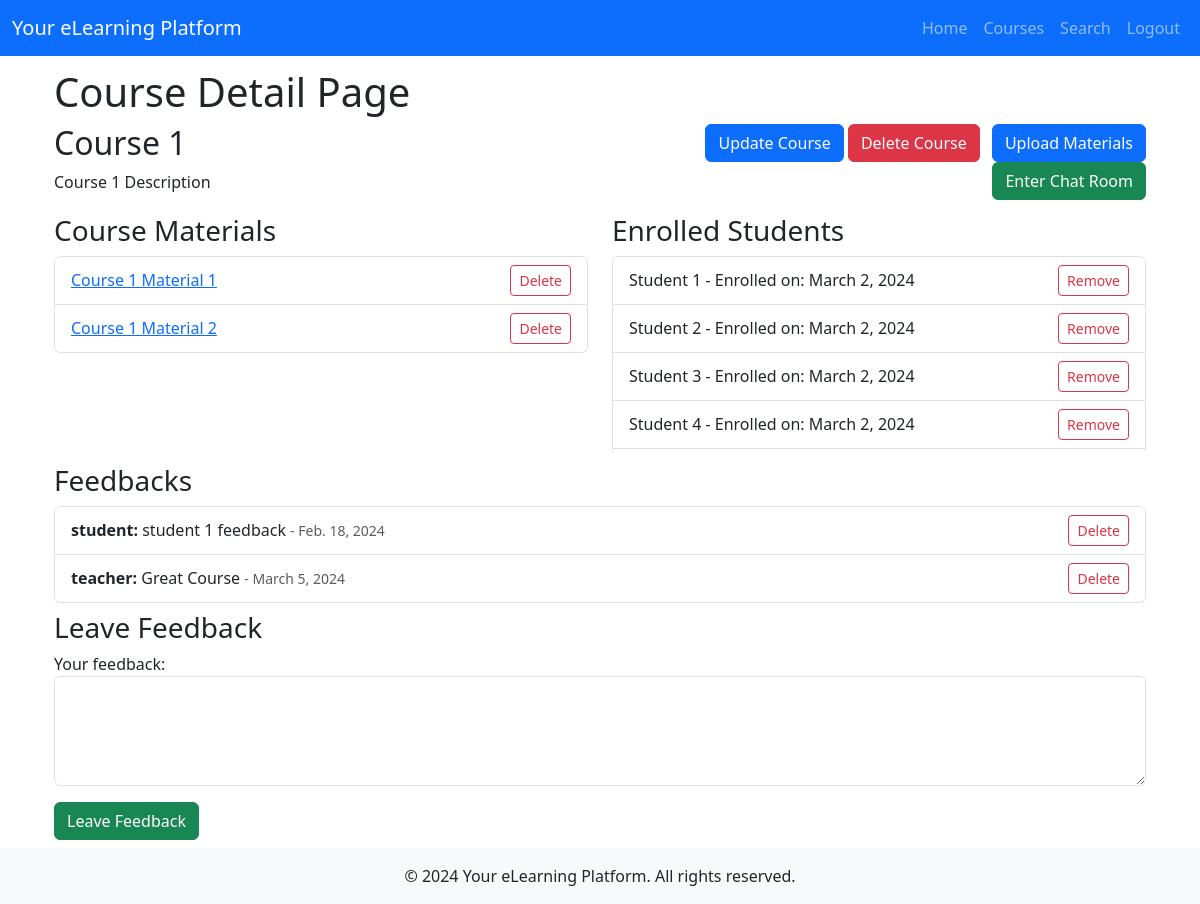
The app's page /courses/1/ (signed in) with its own data.
### eLearningApp/models.py (models this page shows, shortened)
class Course(models.Model):
    title = models.CharField(max_length=200)
    description = models.TextField()
    instructor = models.ForeignKey(
        settings.AUTH_USER_MODEL, on_delete=models.CASCADE, related_name='courses'
    )
    class Meta:
        permissions = [
            ("can_create_course", "Can create course"),
        ]

class CourseMaterial(models.Model):
    course = models.ForeignKey(Course, related_name='materials', on_delete=models.CASCADE)
    file = models.FileField(upload_to='course_materials/')
    name = models.CharField(max_length=255)

class Enrollment(models.Model):
    student = models.ForeignKey(CustomUser, on_delete=models.CASCADE, related_name='enrollments')
    course = models.ForeignKey(Course, on_delete=models.CASCADE, related_name='enrollments')
    date_enrolled = models.DateTimeField(auto_now_add=True)
    class Meta:
        unique_together = ('student', 'course')

class CustomUser(AbstractUser, PermissionsMixin):
    STUDENT = 'student'
    TEACHER = 'teacher'
    ROLE_CHOICES = [
        (STUDENT, _('Student')),
        (TEACHER, _('Teacher')),
    ]
    username = models.CharField(max_length=150, unique=True)
    email = models.EmailField(_('email address'), unique=True)
    full_name = models.CharField(max_length=150, default='Please Update')
    role = models.CharField(
        _('Role'),
        max_length=20,
        choices=ROLE_CHOICES,
        default=STUDENT,
    )
    photo = models.ImageField(upload_to='profile_photos/', null=True, blank=True)
    is_active = models.BooleanField(default=True)
    is_staff = models.BooleanField(default=False)
    objects = CustomUserManager()
    EMAIL_FIELD = 'email'
    USERNAME_FIELD = 'username'
    REQUIRED_FIELDS = ['email']
    groups = models.ManyToManyField(
        Group,
        verbose_name=_('groups'),
        blank=True,
        help_text=_('The groups this user belongs to.'),
        related_name="elearning_users",
        related_query_name="elearning_user",
    )
    user_permissions = models.ManyToManyField(
        Permission,
        verbose_name=_('user permissions'),
        blank=True,
        help_text=_('Specific permissions for this user.'),
        related_name="elearning_user_permissions",
        related_query_name="elearning_user_permission",
    )

class Feedback(models.Model):
    course = models.ForeignKey(Course, on_delete=models.CASCADE, related_name="feedbacks")
    student = models.ForeignKey(settings.AUTH_USER_MODEL, on_delete=models.CASCADE)
    text = models.TextField()
    created_at = models.DateTimeField(auto_now_add=True)

### eLearningApp/views.py (the view, shortened to what this page needs)
# urls.py: path('courses/<int:course_id>/', views.course_detail, name='course_detail'),
@login_required
def course_detail(request, course_id):
    course = get_object_or_404(Course, pk=course_id)
    enrolled = Enrollment.objects.filter(student=request.user, course=course).exists()
    if not (request.user == course.instructor or request.user.role == CustomUser.STUDENT):
        return HttpResponseForbidden("You are not allowed to view this page.")
    feedbacks = Feedback.objects.filter(course=course)
    feedback_form = FeedbackForm()
    upload_form = CourseMaterialForm()
    course_update_form = CourseUpdateForm(instance=course)
    context = {
        'course': course,
        'enrolled': enrolled,
        'feedbacks': feedbacks,
        'feedback_form': feedback_form,
        'upload_form': upload_form,
        'course_update_form': course_update_form,
    }
    return render(request, 'course_detail.html', context)

### eLearningApp/forms.py
class FeedbackForm(forms.ModelForm):
    class Meta:
        model = Feedback
        fields = ['text']
        widgets = {
            'text': forms.Textarea(attrs={'rows': 4, 'class': 'form-control'}),
        }
        labels = {
            'text': 'Your feedback',
        }

class CourseMaterialForm(forms.ModelForm):
    class Meta:
        model = CourseMaterial
        fields = ['file', 'name']
        help_texts = {
            'file': "Upload course material here. Supports images, PDFs, etc.",
            'name': "Please include a name for the uploaded material",
        }

### eLearningApp/templates/course_detail.html (shortened to what this page needs)
{% extends 'base.html' %}
{% load widget_tweaks %}
{% block content %}
    <div class="container">
        <h1>Course Detail Page</h1>
        <div class="row mb-1">
            <div class="col">
                <h2>{{ course.title }}</h2>
                <p>{{ course.description }}</p>
            </div>
            <div class="col text-end">
                {% if perms.eLearningApp.can_create_course %}
                    <button type="button" class="btn btn-primary ms-2" data-bs-toggle="modal" data-bs-target="#updateCourseModal">Update Course</button>
                    <form action="{% url 'delete_course' course.id %}" method="post" class="d-inline">
                        <button type="submit" class="btn btn-danger" onclick="return confirm('Are you sure you want to delete this course?');">Delete Course</button>
                    </form>
                    <button type="button" class="btn btn-primary ms-2" data-bs-toggle="modal" data-bs-target="#uploadMaterialModal">Upload Materials</button>
                {% endif %}
                {% if perms.eLearningApp.can_create_course or enrolled %}
                    <button id="enter-chat-room" class="btn btn-success ms-2">Enter Chat Room</button>
                {% endif %}
            </div>
        </div>
        {% if perms.eLearningApp.can_create_course %}
            <div class="row">
                <div class="col-md-6">
                    <h3>Course Materials</h3>
                    {% if course.materials.exists %}
                        <div class="list-group limiter">
                            {% for material in course.materials.all %}
                                <li class="list-group-item d-flex justify-content-between align-items-center">
                                    <div>
                                        <a href="{{ material.file.url }}">{{ material.name }}</a>
                                    </div>
                                    <div>
                                        <div class="text-end">
                                            <form action="{% url 'delete_material' material.id %}" method="post" class="d-inline">
                                                <button type="submit" class="btn btn-outline-danger btn-sm" onclick="return confirm('Are you sure?');">Delete</button>
                                            </form>
                                        </div>
                                    </div>
                                </li>
                            {% endfor %}
                        </div>
                    {% else %}
                        <p>No materials uploaded yet.</p>
                    {% endif %}
                </div>
                <div class="col-md-6">
                    <h3>Enrolled Students</h3>
                    {% if course.enrollments.exists %}
                        <div class="list-group limiter">
                            {% for enrollment in course.enrollments.all %}
                                <li class="list-group-item d-flex justify-content-between align-items-center">
                                    <div>
                                        {{ enrollment.student.full_name }} - Enrolled on: {{ enrollment.date_enrolled|date:"N j, Y" }}
                                    </div>
                                    <div>
                                        <form action="{% url 'course_detail' course_id=course.id %}" method="post" class="d-inline">
                                            <button type="submit" class="btn btn-outline-danger btn-sm" onclick="return confirm('Are you sure you want to remove this student?');">Remove</button>
                                        </form>
                                    </div>
                                </li>
                            {% endfor %}
                        </div>
                    {% else %}
                        <p class="text-muted">No students enrolled.</p>
                    {% endif %}
                </div>
            </div>
        {% endif %}
        <div class="mt-2 mb-2">
            <h3>Feedbacks</h3>
            <div class="list-group limiter">
                {% for feedback in feedbacks %}
                    <li class="list-group-item d-flex justify-content-between align-items-center">
                        <div>
                            <strong>{{ feedback.student.username }}:</strong> {{ feedback.text }} <small class="text-muted">- {{ feedback.created_at|date:"N j, Y" }}</small>
                        </div>
                        <div>
                            {% if request.user == feedback.student or perms.eLearningApp.can_create_course %}
                                <form method="post" action="{% url 'delete_feedback' feedback.id %}" class="d-inline">
                                    <button type="submit" class="btn btn-outline-danger btn-sm">Delete</button>
                                </form>
                            {% endif %}
                        </div>
                    </li>
                {% empty %}
                    <p>No feedbacks yet.</p>
                {% endfor %}
            </div>
        </div>
        <h3>Leave Feedback</h3>
        <form method="post" class="mb-2">
            {% for field in feedback_form %}
                <div class="mb-3">
                    {{ field.label_tag }}
                    {% render_field field class="form-control" %}
                </div>
            {% endfor %}
            <button type="submit" class="btn btn-success" name="leave_feedback">Leave Feedback</button>
        </form>
    </div>
{% endblock %}

### eLearningApp/templates/course_detail.html (style rules this page uses)
.limiter { max-height: 200px; overflow-y: auto; }

### records on screen
Course: title "Course 1", description "Course 1 Description"
CourseMaterial: name "Course 1 Material 1"
CourseMaterial: name "Course 1 Material 2"
Enrollment: student.full_name "Student 1", date_enrolled "March 2, 2024"
Enrollment: student.full_name "Student 2", date_enrolled "March 2, 2024"
Enrollment: student.full_name "Student 3", date_enrolled "March 2, 2024"
Enrollment: student.full_name "Student 4", date_enrolled "March 2, 2024"
Feedback: student.username "student", text "student 1 feedback", created_at "Feb. 18, 2024", shows "Delete"
Feedback: student.username "teacher", text "Great Course", created_at "March 5, 2024", shows "Delete"

### other values on screen
{{ field.label_tag }} "Your feedback:"
